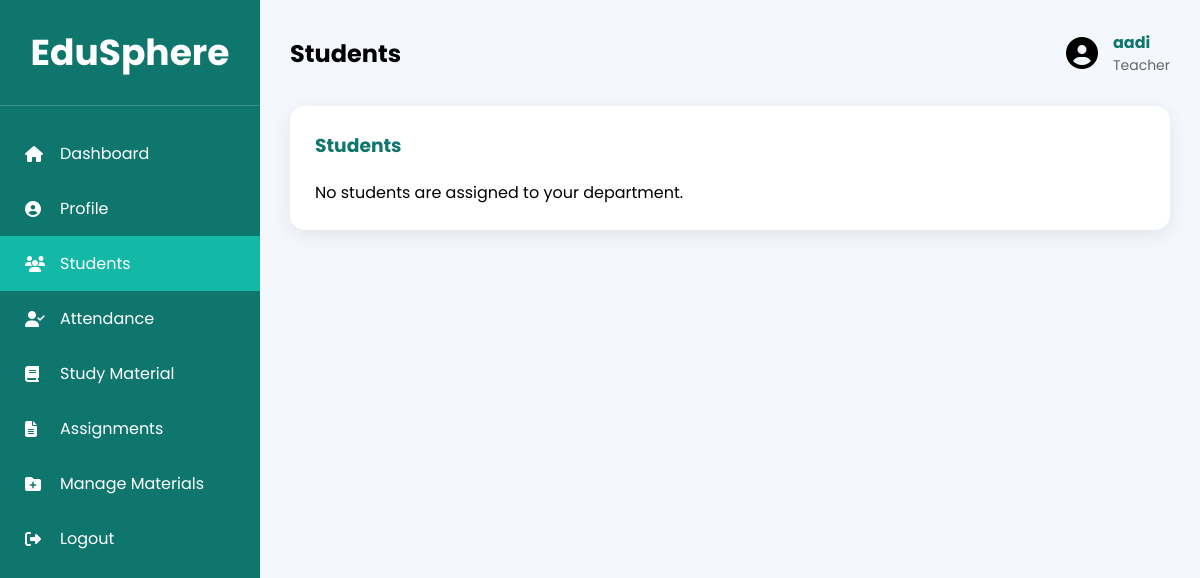
The app's page /teacher/students (signed in), older data.
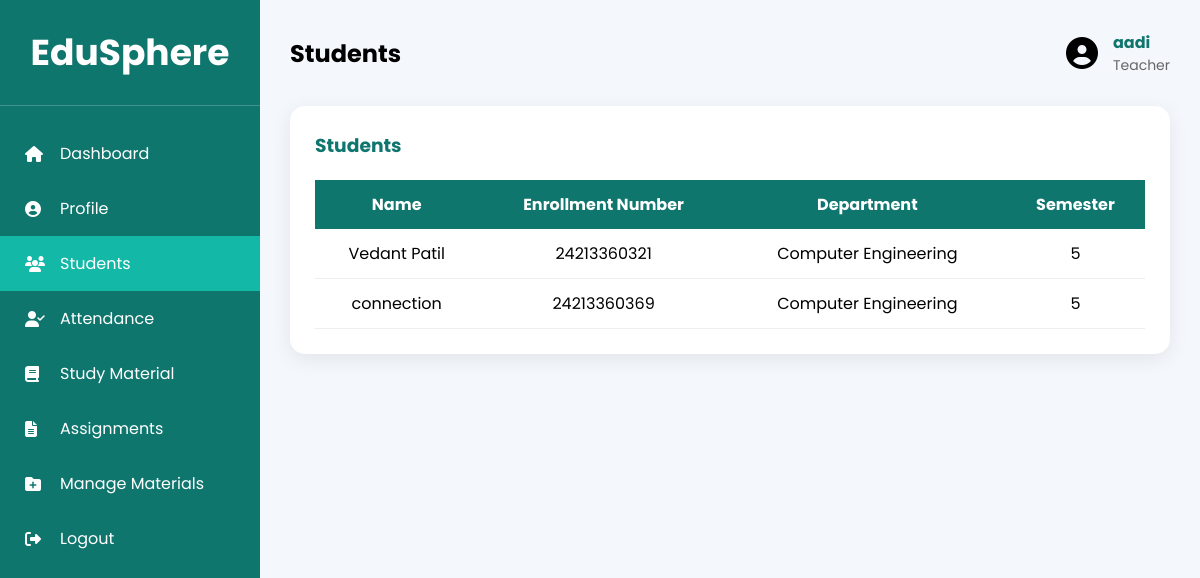
The same page, newer data.
### models/user.py (models this page shows, shortened)
class User(db.Model):
    __tablename__ = "users"
    id = db.Column(
        db.Integer,
        primary_key=True
    )
    full_name = db.Column(
        db.String(100),
        nullable=False
    )
    enrollment_no = db.Column(
        db.String(50),
        unique=True,
        nullable=True
    )
    employee_id = db.Column(
        db.String(50),
        unique=True,
        nullable=True
    )
    parent_id = db.Column(
        db.String(50),
        unique=True,
        nullable=True
    )
    admin_id = db.Column(
        db.String(50),
        unique=True,
        nullable=True
    )
    email = db.Column(
        db.String(120),
        unique=True,
        nullable=True
    )
    phone = db.Column(
        db.String(20),
        nullable=True
    )
    password = db.Column(
        db.String(200),
        nullable=False
    )
    role = db.Column(
        db.String(20),
        nullable=False
    )
    theme = db.Column(db.String(20), nullable=False, default="light", server_default="light")
    notifications_enabled = db.Column(db.Boolean, nullable=False, default=True, server_default="1")
    accent_color = db.Column(db.String(20), nullable=False, default="purple", server_default="purple")

### models/student.py (models this page shows)
class Student(db.Model):
    __tablename__ = "students"
    id = db.Column(
        db.Integer,
        primary_key=True
    )
    user_id = db.Column(
        db.Integer,
        db.ForeignKey("users.id"),
        nullable=False
    )
    roll_no = db.Column(
        db.String(20),
        unique=True,
        nullable=True
    )
    department = db.Column(
        db.String(50),
        nullable=True
    )
    semester = db.Column(
        db.Integer,
        nullable=True
    )
    division = db.Column(
        db.String(10),
        nullable=True
    )
    parent_email = db.Column(
        db.String(120),
        nullable=True
    )
    phone = db.Column(
        db.String(20),
        nullable=True
    )

### app.py (the view)
@app.route("/teacher/students")
def teacher_students():
    user = get_current_user_for_role("Teacher")
    if not user:
        flash("Access denied!")
        return redirect(url_for("login"))
    teacher_profile = Teacher.query.filter_by(user_id=user.id).first()
    profiles = Student.query.filter_by(
        department=teacher_profile.department
    ).all() if teacher_profile and teacher_profile.department else []
    rows = []
    for profile in profiles:
        student_user = db.session.get(User, profile.user_id)
        if student_user and student_user.role == "Student":
            rows.append([
                student_user.full_name,
                student_user.enrollment_no or "Not available",
                profile.department or "Not available",
                profile.semester or "Not available",
            ])
    return render_role_section("Teacher", "students", rows)

### app.py (called while the page is built)
def get_current_user_for_role(role):
    if session.get("role") != role or "user_id" not in session:
        return None
    user = db.session.get(User, session["user_id"])
    if not user or user.role != role:
        session.clear()
        return None
    return user

def render_role_section(role, section_name, table_rows=None):
    user = get_current_user_for_role(role)
    if not user:
        flash("Access denied!")
        return redirect(url_for("login"))
    title, icon, headers, empty_message = ROLE_SECTION_CONFIG[role][section_name]
    return render_template(
        "dashboard_section.html",
        current_user=user,
        role=role,
        css_file=f"css/{role.lower()}.css",
        nav_items=ROLE_NAV_ITEMS[role],
        active_endpoint=request.endpoint,
        section_title=title,
        section_icon=icon,
        table_headers=headers,
        table_rows=table_rows or [],
        empty_message=empty_message,
    )

### templates/dashboard_section.html (shortened to what this page needs)
<!DOCTYPE html>
<html lang="en">
<head>
    <link rel="stylesheet" href="{{ url_for('static', filename=css_file) }}"><link rel="stylesheet" href="{{ url_for('static', filename='css/palette.css') }}">
    <link href="https://fonts.googleapis.com/css2?family=Poppins:wght@300;400;500;600;700&display=swap" rel="stylesheet"><link rel="stylesheet" href="https://cdnjs.cloudflare.com/ajax/libs/font-awesome/6.6.0/css/all.min.css">
</head>
<body><div class="sidebar"><div class="logo"><h2>EduSphere</h2></div><ul>{% for endpoint, label, icon in nav_items %}<li class="{% if endpoint == active_endpoint %}active{% endif %}" onclick="window.location.href='{{ url_for(endpoint) }}'"><i class="fa-solid {{ icon }}"></i><span>{{ label }}</span></li>{% endfor %}<li onclick="window.location.href='{{ url_for('logout') }}'"><i class="fa-solid fa-right-from-bracket"></i><span>Logout</span></li></ul></div>
<main class="main"><div class="topbar"><h2>{{ section_title }}</h2><div class="profile"><i class="fa-solid fa-circle-user fa-2x"></i><div><h4>{{ current_user.full_name }}</h4><p>{{ role }}</p></div></div></div><section class="box full"><h3>{{ section_title }}</h3>{% if table_rows %}<table><tr>{% for header in table_headers %}<th>{{ header }}</th>{% endfor %}</tr>{% for row in table_rows %}<tr>{% for value in row %}<td>{{ value }}</td>{% endfor %}</tr>{% endfor %}</table>{% else %}<p>{{ empty_message }}</p>{% endif %}</section></main></body>
</html>

Row changes from the older to the newer data that the page shows:
now on this page (row edited): User: full_name "Vedant Patil", enrollment_no "24213360321"
now on this page (row unchanged): Student: department "Computer Engineering"
now on this page (row unchanged): User: full_name "connection", enrollment_no "24213360369"
now on this page (row unchanged): Student: department "Computer Engineering"
Text that changed along with them:
{{ empty_message }}: "No students are assigned to your department." → (not shown)
new list line: "Name"
new list line: "Enrollment Number"
new list line: "Department"
new list line: "Semester"
new list line: "5"
